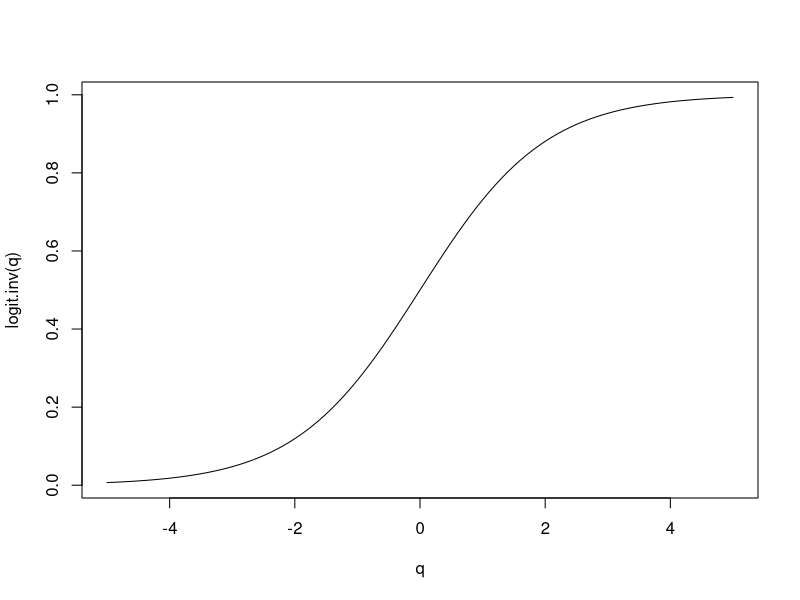

Source code (R): (Note: this script raises an error after producing the figure.)
logit.inv <- function(q) { (e <- exp(q))/(e+1) }

curve(logit.inv(x), from=-5, to=5, xlab="q", ylab="logit.inv(q)")

p1.lt <- function(a1, a2) { logit.inv(lcg.plot(a1, a2)) }
h.lt <- function(a1, a2) { ustep(p1.lt(a1, a2), 0.5) }

lcdat.plot$p1.lt <- p1.lt(lcdat.plot$a1, lcdat.plot$a2)
lcdat.plot$h.lt <- h.lt(lcdat.plot$a1, lcdat.plot$a2)

wf.p1.lt <- wireframe(p1.lt~a1+a2, lcdat.plot, drape=TRUE, at=c(0, 0.5, 1),
                      col="transparent", col.regions=c("grey30", "grey70"),
                      colorkey=FALSE, zoom=0.8)
wf.h.lt <- wireframe(h.lt~a1+a2, lcdat.plot, col="grey50", zoom=0.8)
l.h.lt <- levelplot(h.lt~a1+a2, lcdat.plot, at=c(-100, 0, 100),
                    col.regions=c("grey30", "grey70"), colorkey=FALSE)

print(wf.g, split=c(1, 1, 2, 2), more=TRUE)
print(wf.p1.lt, split=c(2, 1, 2, 2), more=TRUE)
print(wf.h.lt, split=c(1, 2, 2, 2), more=TRUE)
print(l.h.lt, split=c(2, 2, 2, 2))
